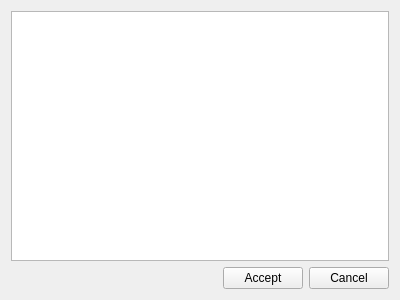
<?xml version="1.0" encoding="UTF-8"?>
<ui version="4.0">
 <class>Form</class>
 <widget class="QWidget" name="Form">
  <property name="geometry">
   <rect>
    <x>0</x>
    <y>0</y>
    <width>400</width>
    <height>300</height>
   </rect>
  </property>
  <property name="windowTitle">
   <string>Form</string>
  </property>
  <layout class="QVBoxLayout" name="verticalLayout">
   <item>
    <widget class="QTableView" name="tableView"/>
   </item>
   <item>
    <layout class="QHBoxLayout" name="horizontalLayout_2">
     <item>
      <spacer name="horizontalSpacer">
       <property name="orientation">
        <enum>Qt::Horizontal</enum>
       </property>
       <property name="sizeHint" stdset="0">
        <size>
         <width>40</width>
         <height>20</height>
        </size>
       </property>
      </spacer>
     </item>
     <item>
      <widget class="QPushButton" name="pushButton">
       <property name="text">
        <string>Accept</string>
       </property>
      </widget>
     </item>
     <item>
      <widget class="QPushButton" name="pushButton_2">
       <property name="text">
        <string>Cancel</string>
       </property>
      </widget>
     </item>
    </layout>
   </item>
  </layout>
 </widget>
 <resources/>
 <connections/>
</ui>
